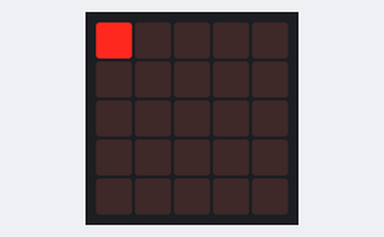
A program run on a simulated BBC micro:bit (MakeCode). On the bench: the board's 5×5 LED display.

Above: at 0.1 s.
At 1.1 s:
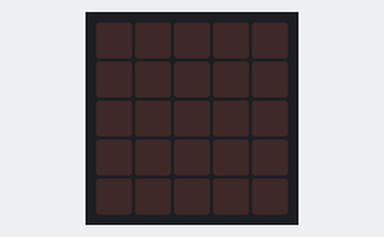
At 2.1 s:
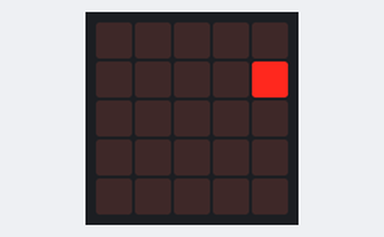
At 3.3 s:
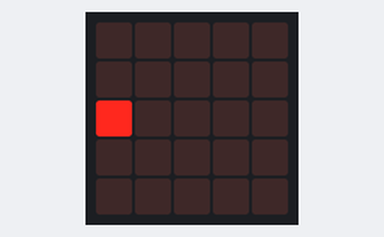
At 5.3 s:
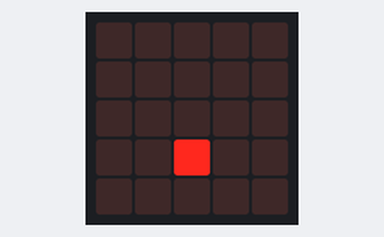
At 9.7 s:
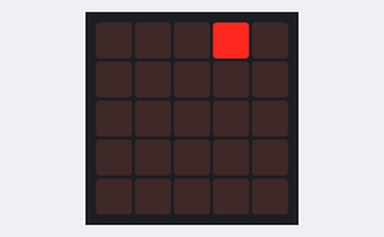

The program:

main.ts
```typescript
let x = 0
let y = -1
basic.forever(function () {
    while (true) {
        for (let index = 0; index < 3; index++) {
            y += 1
            for (let index = 0; index < 7; index++) {
                led.plot(x, y)
                x += 1
                basic.pause(200)
                basic.clearScreen()
            }
            y += 1
            for (let index = 0; index < 8; index++) {
                led.plot(x, y)
                x += -1
                basic.pause(200)
                basic.clearScreen()
            }
        }
        y = -1
        x = 0
    }
})
```

test.ts
```typescript
// 在這裡測試；當此封包作為擴充功能時，將不會編譯此內容。
```

Measured:
- by itself, everything shown: repeats every 9.0 s, in 30 steps
- what the display in image 1 shows lasts 1.0 s, from 1.0 s to 2.0 s
